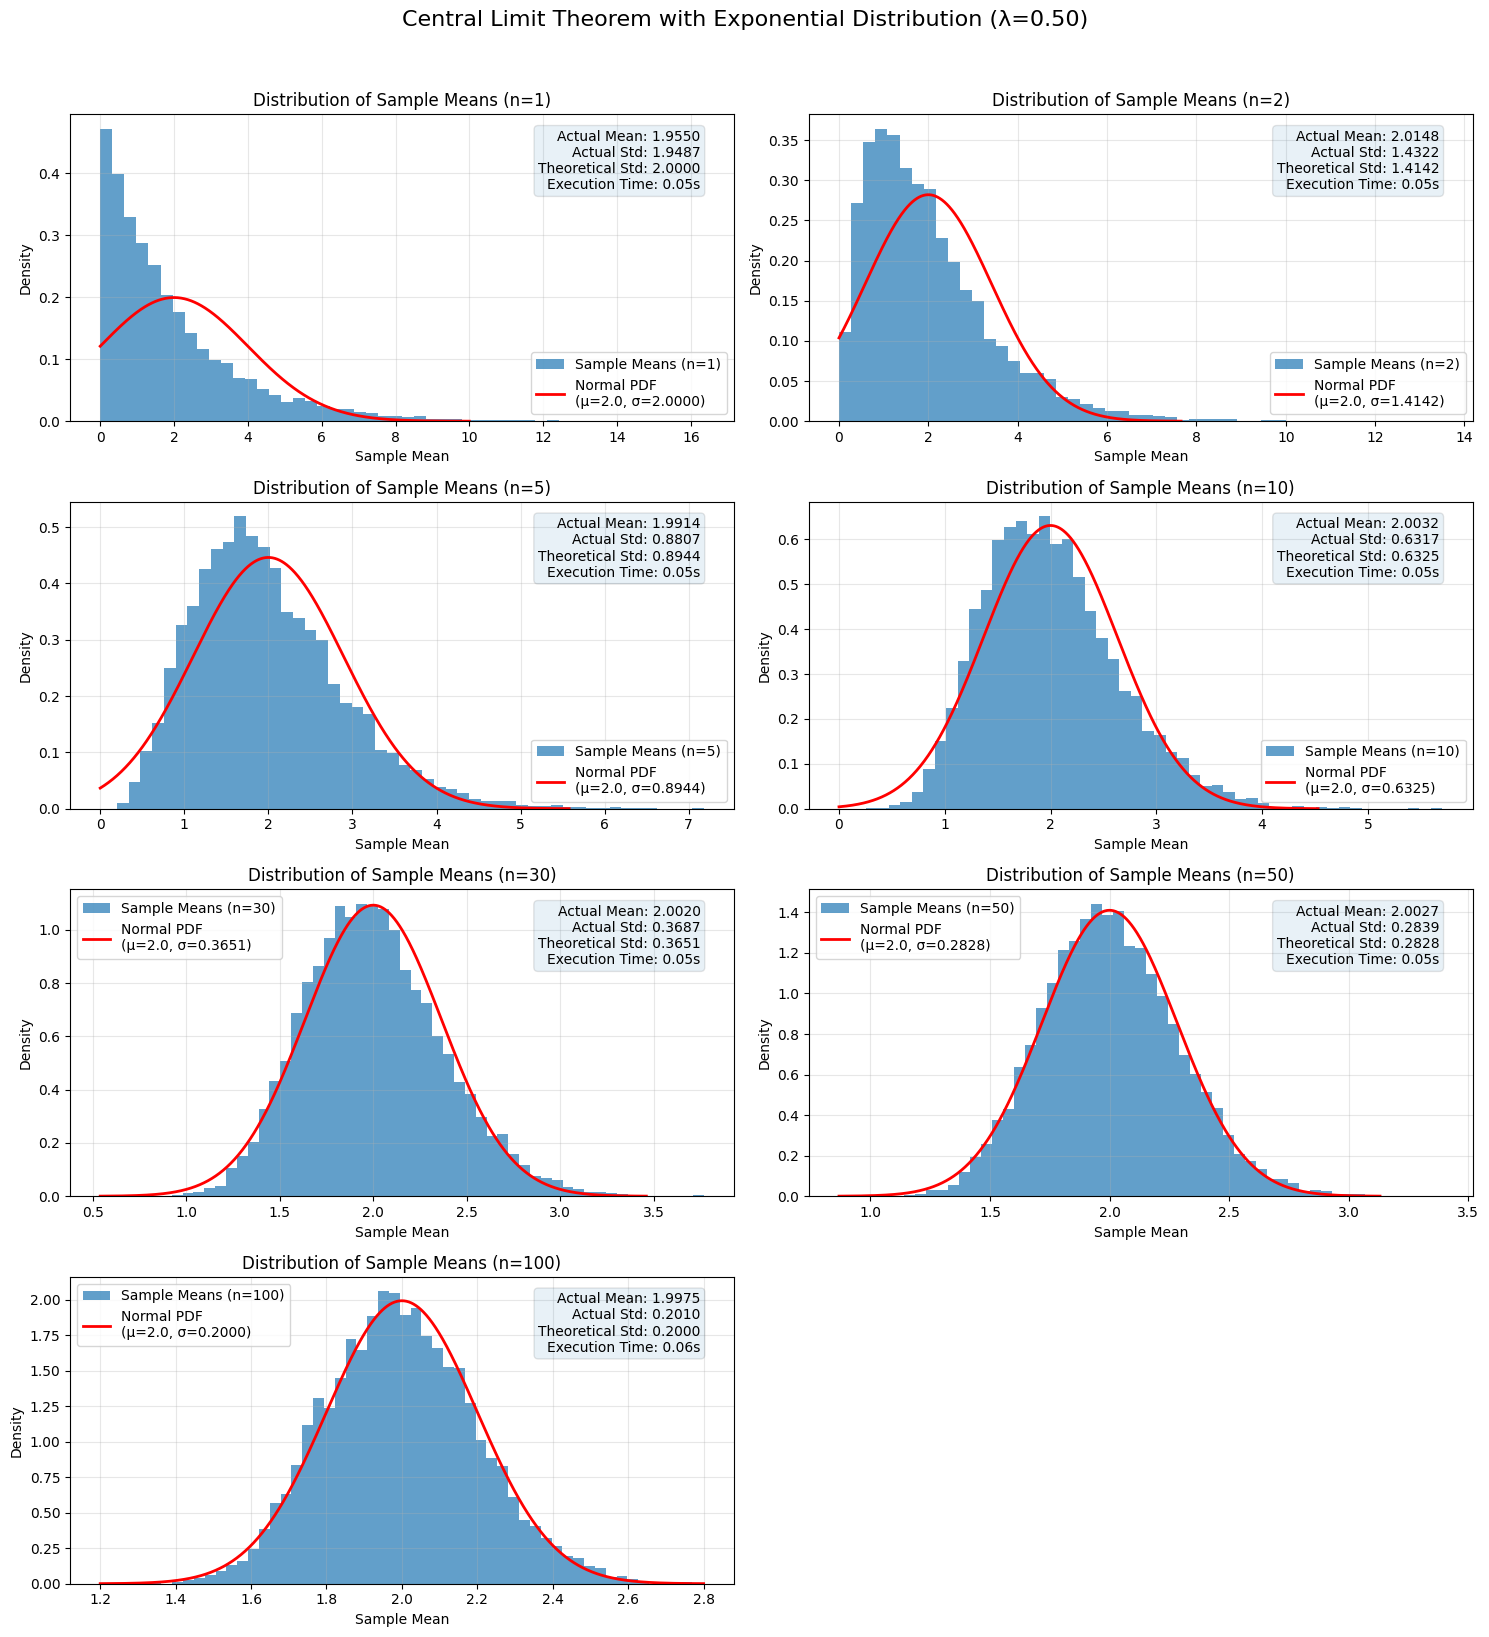

Source code (Python):
#!/usr/bin/env python3
# -*- coding: utf-8 -*-

"""
中心極限定理の確認 - 左右非対称な分布（指数分布）を用いた実験
"""

import numpy as np
import matplotlib.pyplot as plt
from scipy import stats
import time

def generate_sample_means(sample_size, num_experiments, scale=1.0):
    """
    指定されたサンプルサイズで複数回の実験を行い、各実験のサンプル平均を返す
    
    Parameters:
    -----------
    sample_size : int
        各実験でのサンプルサイズ
    num_experiments : int
        実行する実験の回数
    scale : float
        指数分布のスケールパラメータ（1/λ）
        
    Returns:
    --------
    numpy.ndarray
        各実験のサンプル平均の配列
    """
    # 各実験のサンプル平均を格納する配列
    sample_means = np.zeros(num_experiments)
    
    # 指定された回数の実験を実行
    for i in range(num_experiments):
        # 指数分布からサンプルを生成
        samples = np.random.exponential(scale=scale, size=sample_size)
        
        # サンプル平均を計算して格納
        sample_means[i] = np.mean(samples)
    
    return sample_means

def plot_sample_means_distribution(sample_sizes, num_experiments=10000, scale=1.0):
    """
    異なるサンプルサイズでのサンプル平均の分布をプロットする
    
    Parameters:
    -----------
    sample_sizes : list
        調査するサンプルサイズのリスト
    num_experiments : int
        各サンプルサイズで実行する実験の回数
    scale : float
        指数分布のスケールパラメータ（1/λ）
    """
    # 指数分布の理論的な平均と標準偏差
    theoretical_mean = scale
    theoretical_std = scale  # 指数分布の標準偏差はスケールパラメータに等しい
    
    # グラフの行数と列数を計算
    n_rows = (len(sample_sizes) + 1) // 2
    n_cols = 2 if len(sample_sizes) > 1 else 1
    
    # グラフの作成
    fig, axes = plt.subplots(n_rows, n_cols, figsize=(15, 4 * n_rows))
    
    # 1次元の場合は2次元に変換
    if n_rows == 1 and n_cols == 1:
        axes = np.array([[axes]])
    elif n_rows == 1 or n_cols == 1:
        axes = axes.reshape(n_rows, n_cols)
    
    # 各サンプルサイズでの分布をプロット
    for i, sample_size in enumerate(sample_sizes):
        row = i // 2
        col = i % 2
        
        # 開始時間を記録
        start_time = time.time()
        
        # サンプル平均を生成
        sample_means = generate_sample_means(sample_size, num_experiments, scale)
        
        # 終了時間を記録
        end_time = time.time()
        
        # 実行時間を計算
        execution_time = end_time - start_time
        
        # ヒストグラムをプロット
        hist_data = axes[row, col].hist(sample_means, bins=50, density=True, alpha=0.7, 
                                       label=f'Sample Means (n={sample_size})')
        
        # サンプル平均の標準偏差（理論値）
        std_of_mean = theoretical_std / np.sqrt(sample_size)
        
        # 対応する正規分布の確率密度関数をプロット
        x_min = max(0, theoretical_mean - 4 * std_of_mean)  # 指数分布は正の値のみなので、0未満は除外
        x_max = theoretical_mean + 4 * std_of_mean
        x = np.linspace(x_min, x_max, 1000)
        normal_pdf = stats.norm.pdf(x, theoretical_mean, std_of_mean)
        axes[row, col].plot(x, normal_pdf, 'r-', linewidth=2, 
                           label=f'Normal PDF\n(μ={theoretical_mean}, σ={std_of_mean:.4f})')
        
        # 実際のサンプル平均の平均と標準偏差を計算
        actual_mean = np.mean(sample_means)
        actual_std = np.std(sample_means)
        
        # グラフの設定
        axes[row, col].set_title(f'Distribution of Sample Means (n={sample_size})')
        axes[row, col].set_xlabel('Sample Mean')
        axes[row, col].set_ylabel('Density')
        axes[row, col].legend()
        axes[row, col].grid(True, alpha=0.3)
        
        # 統計情報をグラフに追加
        stats_text = (f'Actual Mean: {actual_mean:.4f}\n'
                     f'Actual Std: {actual_std:.4f}\n'
                     f'Theoretical Std: {std_of_mean:.4f}\n'
                     f'Execution Time: {execution_time:.2f}s')
        axes[row, col].text(0.95, 0.95, stats_text, transform=axes[row, col].transAxes,
                           verticalalignment='top', horizontalalignment='right',
                           bbox=dict(boxstyle='round', alpha=0.1))
    
    # 使用していないサブプロットを非表示にする
    for i in range(len(sample_sizes), n_rows * n_cols):
        row = i // 2
        col = i % 2
        fig.delaxes(axes[row, col])
    
    # 全体のタイトルを追加
    plt.suptitle(f'Central Limit Theorem with Exponential Distribution (λ={1/scale:.2f})', 
                fontsize=16, y=1.02)
    
    plt.tight_layout()
    plt.savefig('central_limit_theorem_exponential.png', bbox_inches='tight')
    plt.show()
    
    print("\n考察:")
    print("1. サンプルサイズが小さい場合（n=1, 2, 5）、サンプル平均の分布は指数分布の形状を保持しており、左右非対称です。")
    print("2. サンプルサイズが大きくなる（n=10, 30, 50, 100）につれて、分布は徐々に対称的な形状になり、正規分布に近づいています。")
    print("3. n=30以上では、サンプル平均の分布はほぼ正規分布と一致しています。")
    print("4. 実際の標準偏差は理論値（σ/√n）に非常に近いことがわかります。")
    print("5. これは中心極限定理が左右非対称な分布（この場合は指数分布）に対しても成り立つことを示しています。")
    print("6. 元の分布が非対称であっても、サンプルサイズが十分大きければ、サンプル平均の分布は正規分布に近づきます。")

def main():
    """
    メイン関数
    """
    # 乱数のシードを固定（再現性のため）
    np.random.seed(42)
    
    # 指数分布のスケールパラメータ（1/λ）
    scale = 2.0  # 平均 = 2.0, 標準偏差 = 2.0
    
    # 調査するサンプルサイズ
    sample_sizes = [1, 2, 5, 10, 30, 50, 100]
    
    # 各サンプルサイズで実行する実験の回数
    num_experiments = 10000
    
    # サンプル平均の分布をプロット
    plot_sample_means_distribution(sample_sizes, num_experiments, scale)

if __name__ == "__main__":
    main()
